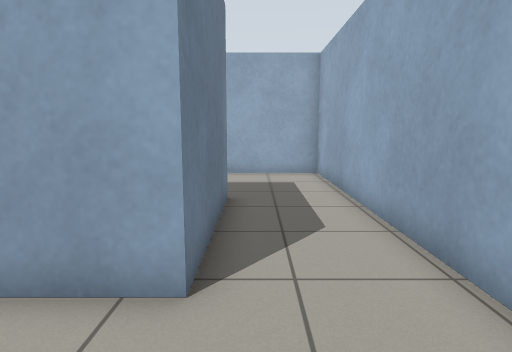
view 1 (above)

24 first-person views from a walk through a world built for the Gazebo simulator. The camera is 0.94 m above the floor, tilts 8° down and sees 75° across. The floor is counted in squares, 0.5 m on a side. Each view is taken from the middle of a square. On the plan, view 1 faces up. The plan holds only what a view shows up to about 17 squares ahead; the rest is blank.

view 2
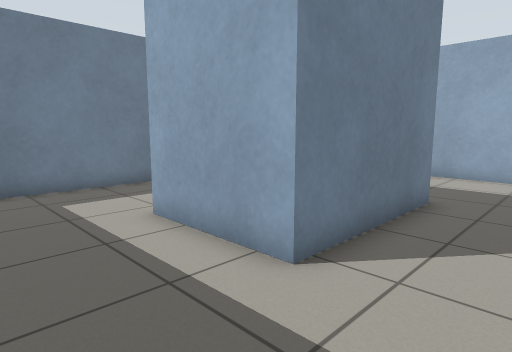

view 3
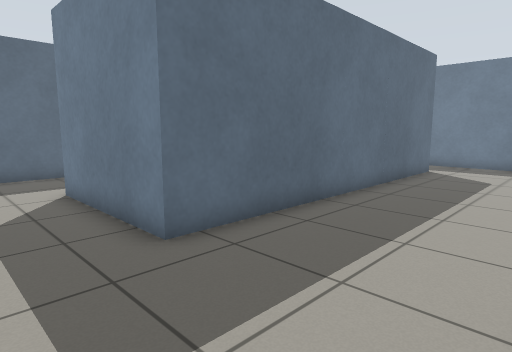

view 4
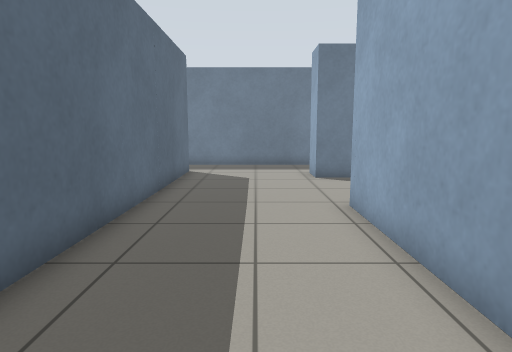

view 5
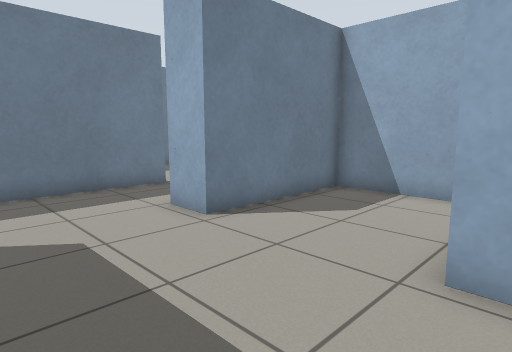

view 6
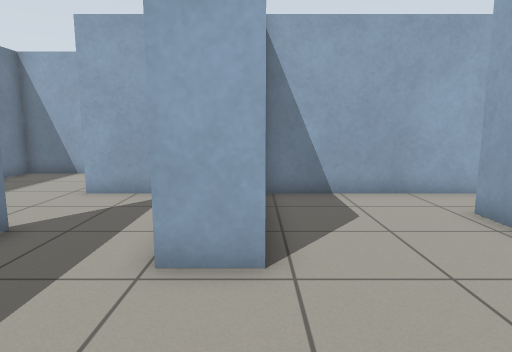

view 7
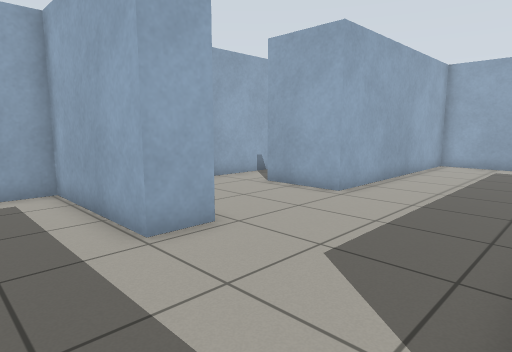

view 8
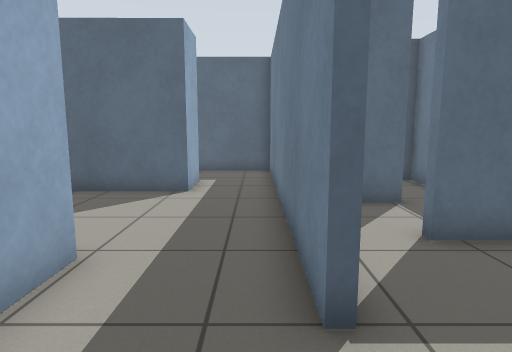

view 9
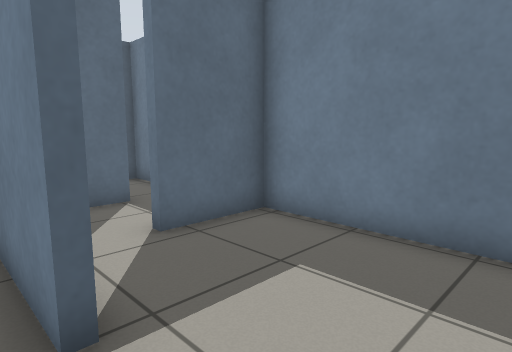

view 10
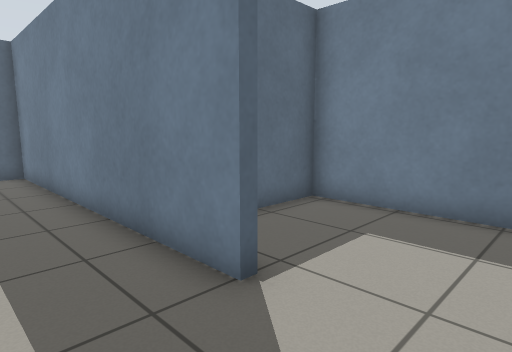

view 11
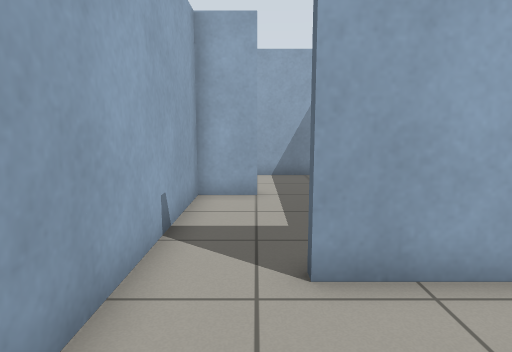

view 12
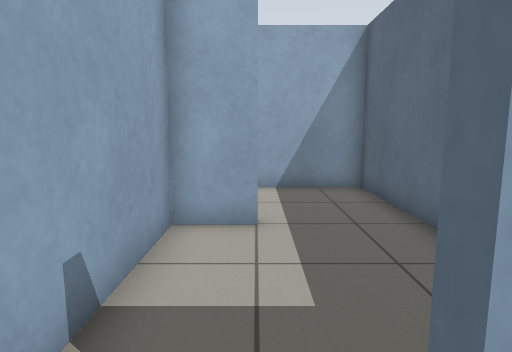

view 13
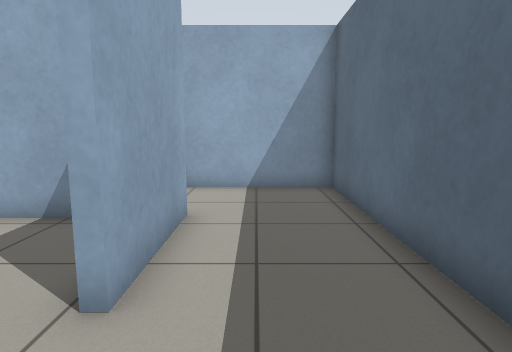

view 14
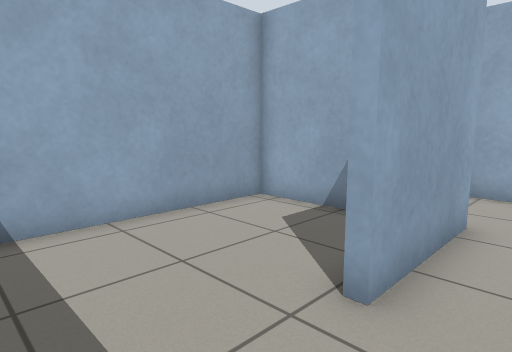

view 15
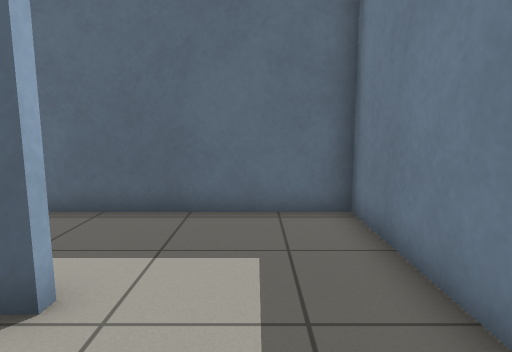

view 16
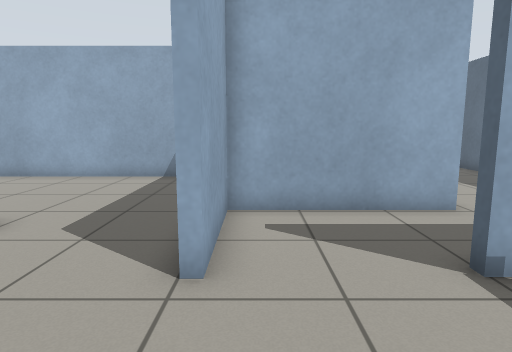

view 17
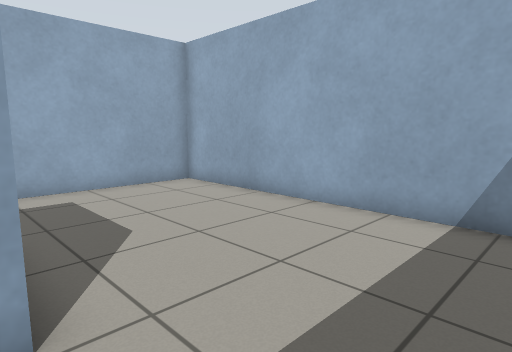

view 18
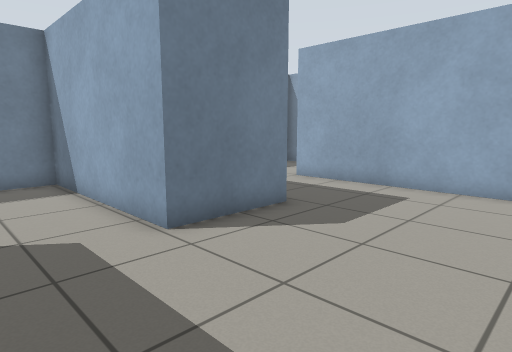

view 19
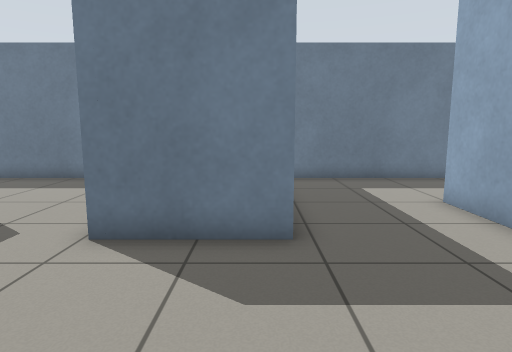

view 20
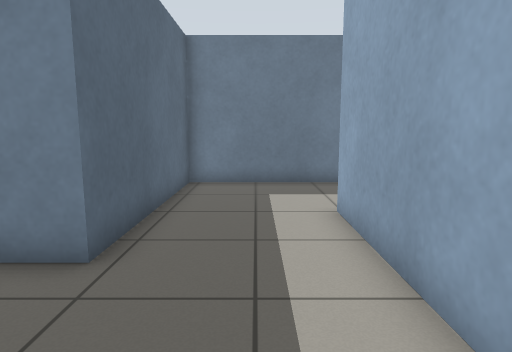

view 21
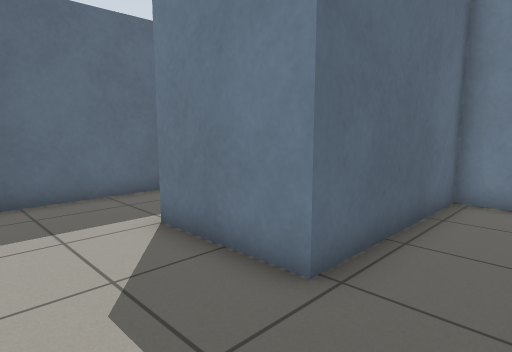

view 22
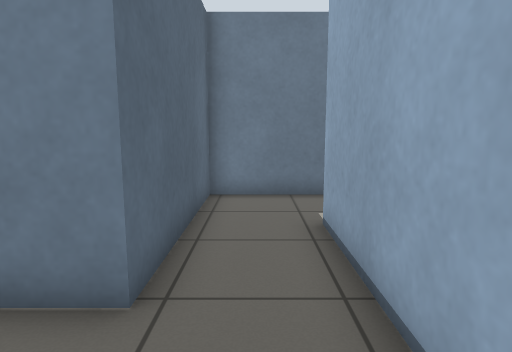

view 23
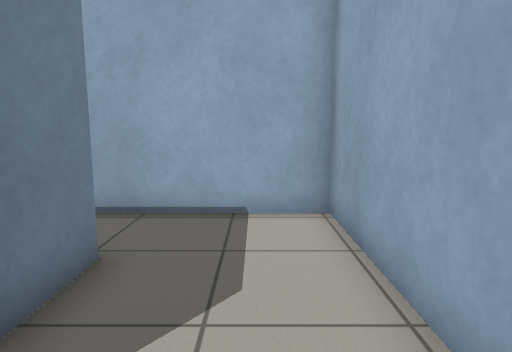

view 24
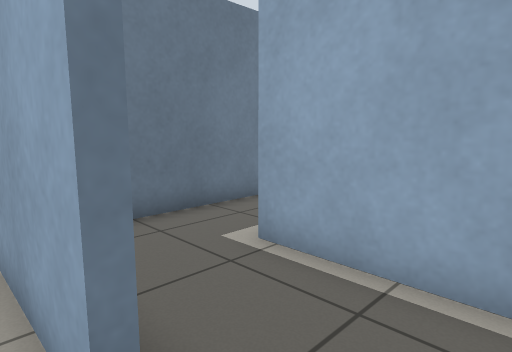

### Floor plan
Points are (right, up) in squares from view 1. A wall is a line through its corners. A room is listed if a view was taken in it or the views show most of it. See-through windows are left out.
Room 1 (views 1, 2, 3, 4, 5, 6, 11, 12, 13, 14)
walls: (-9.2, 3.4) (-9.2, -0.5) (2.7, -0.5) (2.7, 14.3) (-7.1, 14.3) (-7.1, 17.4); (-13.9, 9) (-0.8, 9) (-0.8, 3.5) (-4.9, 3.5); (-7.5, 19.7) (-11.9, 19.7) (-11.9, 14.3) (-13.4, 14.3)
ways out: opening at (-12.5, 12) to room 2; opening at (-6.5, 4) to room 4; opening at (-7, 18.5) to room 9
Room 2 (view 7)
walls: (-10.4, 7) (-13.9, 7) (-13.9, 9); (-16.6, 14.6) (-16.6, 3.9) (-13.4, 3.9)
ways out: opening at (-12.5, 12) to room 1; opening at (-15, 15.5) to room 3
Room 3 (views 8, 9, 10)
walls: (-16.6, 16.1) (-16.6, 14.6); (-13.4, 14.3) (-13.4, 19.7) (-17.1, 19.7)
ways out: opening at (-15, 15.5) to room 2; opening at (-17, 18) to room 5
Room 4 (view 15)
walls: (-4.9, 3.9) (-4.4, 3.9); (-1.1, 5.9) (-1.1, 8.7) (-7.3, 8.7); (-9.2, 5.9) (-9.2, 3.4)
ways out: opening at (-6.5, 4) to room 1
Room 5 (view 16)
walls: (-21.7, 19.5) (-21.7, 13.5) (-19, 13.5); (-17, 15.6) (-17, 16.1)
ways out: opening at (-17, 18) to room 3; opening at (-19.5, 20) to room 6; opening at (-18, 13) to room 10
Room 6 (views 17, 18, 19, 20)
walls: (-7.8, 21.8) (-7.8, 31.9) (-17.5, 31.9); (-21.7, 20.5) (-21.7, 19.5); (-21.7, 31.5) (-21.7, 27.6) (-14.5, 27.6) (-14.5, 24.1) (-21.7, 24.1) (-21.7, 22.5)
ways out: opening at (-19.5, 20) to room 5; opening at (-19.5, 32)
Room 7 (views 21, 22, 23)
walls: (-1.6, 14.6) (2.7, 14.6) (2.7, 24.3) (-4.5, 24.3); (-7.5, 25) (-7.5, 21.7) (-1.3, 21.7) (-1.3, 17.9)
ways out: opening at (-1, 16.5) to room 9; opening at (-6, 25)
Room 8 (view 24)
walls: (-11.9, 4) (-11.9, 3.5) (-15.4, 3.5)
Room 9 (no view inside)
walls: (-1.6, 17.9) (-1.6, 19.7) (-7.5, 19.7); (-3.3, 14.6) (-1.6, 14.6)
ways out: opening at (-7, 18.5) to room 1; opening at (-1, 16.5) to room 7
Room 10 (no view inside)
walls: (-19, 13.5) (-19, 13.1); (-19.9, 10.6) (-18.6, 10.6)
ways out: opening at (-18, 13) to room 5; opening at (-19, 12)

Where each view was taken, in squares from view 1:
view 1: 0 up, 0 right, facing up
view 2: 0 up, 2 right, facing up-left
view 3: 14 up, 2 right, facing down-left
view 4: 12 up, 1 right, facing left
view 5: 10 up, 6 left, facing up-left
view 6: 10 up, 12 left, facing up
view 7: 9 up, 16 left, facing up-right
view 8: 19 up, 16 left, facing down
view 9: 19 up, 16 left, facing down-left
view 10: 19 up, 14 left, facing down-left
view 11: 18 up, 11 left, facing right
view 12: 18 up, 8 left, facing right
view 13: 2 up, 8 left, facing right
view 14: 2 up, 8 left, facing up-right
view 15: 7 up, 7 left, facing down
view 16: 19 up, 21 left, facing right
view 17: 21 up, 15 left, facing up-right
view 18: 21 up, 9 left, facing up-left
view 19: 27 up, 9 left, facing left
view 20: 30 up, 10 left, facing left
view 21: 24 up, 2 right, facing down-left
view 22: 23 up, 2 right, facing left
view 23: 17 up, 1 right, facing up
view 24: 3 up, 10 left, facing up-left
